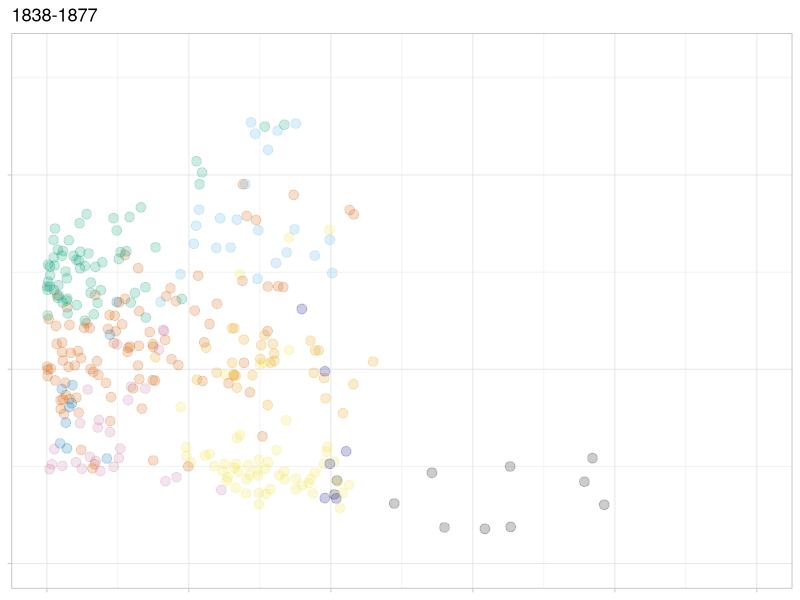
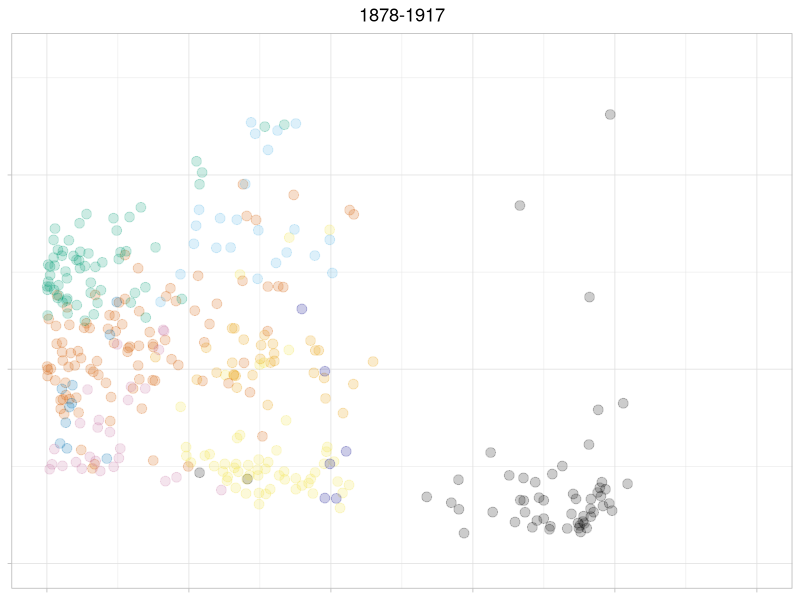
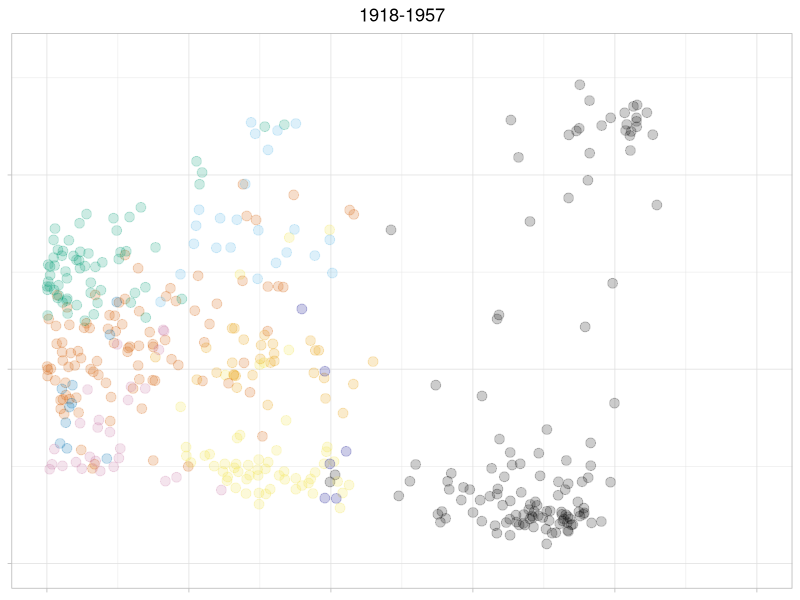
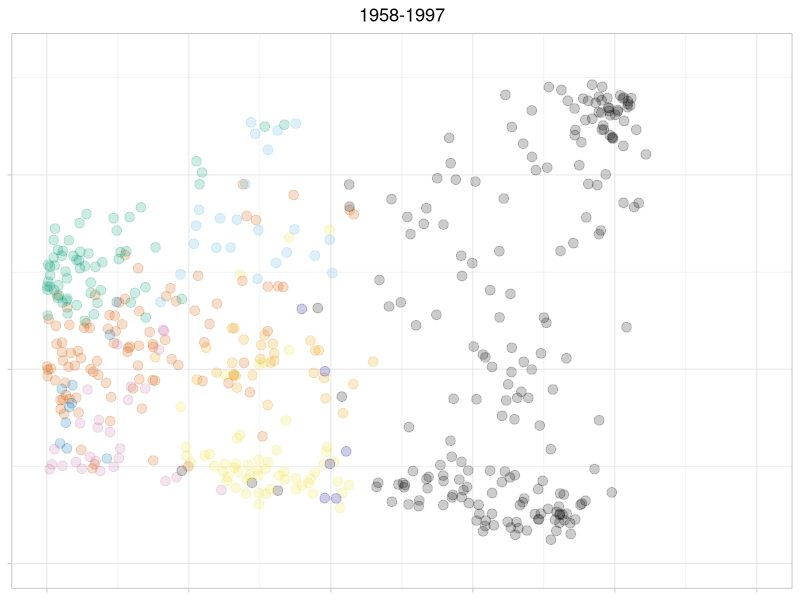
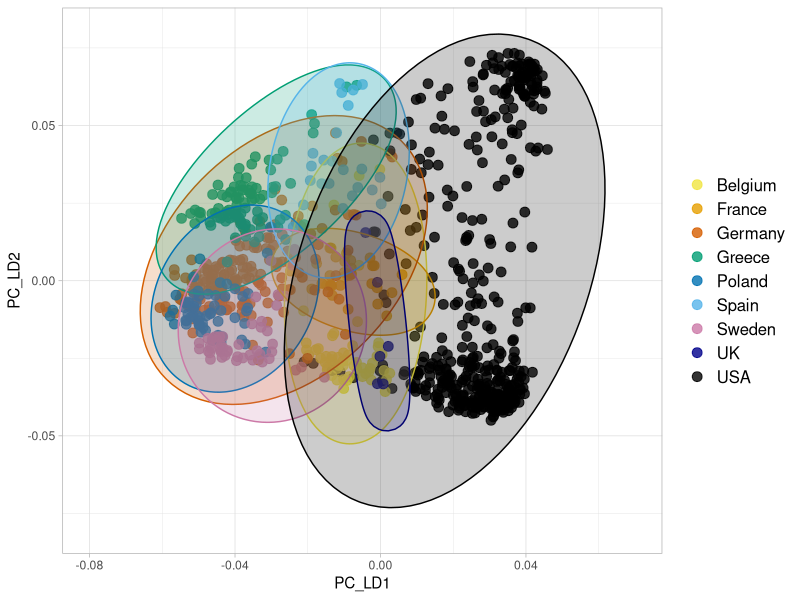

Reproduce these figures in R, in order. (Note: this script raises an error after producing the figures.)

library(car)
library(dplyr)  # For data manipulation
library(ggplot2)
library(ggforce)  # For confidence ellipses

# Load the covariance matrix
cov_file <- "Data/herbarium/Input/herb_GLUE_SPAIN_filtered_LD_MAF05.cov"  # Replace with your .cov file path
pca_data <- read.csv("Data/herbarium/Input/herbarium_structure_dataframe_1192026.csv",header=TRUE)
herb_EUR_list <- pca_data

pca_data$Year <- herb_EUR_list$Year
pca_data$Lat <- herb_EUR_list$Lat
pca_data$Lon <- herb_EUR_list$Lon
pca_data$H_C <- herb_EUR_list$H_C
pca_data$File <- herb_EUR_list$File
pca_data$State <- herb_EUR_list$State
pca_data$Sample <- herb_EUR_list$Sample

colorBlindBlack8 <- c("#F0E442", "#E69F00", "#D55E00", "#009E73", "#0072B2", "#56B4E9", "#CC79A7", "darkblue", "#000000")

# Plot using ggplot for Ttotal
Ttotal <- ggplot(pca_data, aes(x = PC_LD1, y = PC_LD2, color = Country)) +
  geom_point(size = 3, alpha = 0.8) +  # Scatter plot
  geom_mark_ellipse(aes(fill = Country), alpha = 0.2, show.legend = FALSE) +  # Confidence ellipses
  scale_color_manual(values = colorBlindBlack8) +  # Apply dynamically generated palette
  scale_fill_manual(values = colorBlindBlack8) +  # Match fill colors for ellipses
  labs(x = "PC_LD1", y = "PC_LD2") +  # Labels
  theme_light() +
  theme(
    legend.text = element_text(size = 12),legend.title = element_blank()  # Increase legend text size
  ) +
  ylim(c(-0.08, 0.08)) +
  xlim(c(-0.08, 0.07))

min_year <- min(pca_data[!is.na(pca_data$Year), "Year"])  # Get the minimum year from the data

# Filter the data
filtered_data_T1 <- pca_data %>%
    filter(
        (H_C == "C") | (H_C == "H" & Year >= min_year & Year <= min_year + 39)
    )

# Filter the data
filtered_data_T2 <- pca_data %>%
    filter(
        (H_C == "C") | (H_C == "H" & Year >= min_year + 40 & Year <= min_year + 79)
    )

# Filter the data
filtered_data_T3 <- pca_data %>%
    filter(
        (H_C == "C") | (H_C == "H" & Year >= min_year + 80 & Year <= min_year + 119)
    )

# Filter the data
filtered_data_T4 <- pca_data %>%
    filter(
        (H_C == "C") | (H_C == "H" & Year >= min_year + 120 & Year <= min_year + 159)
    )


# Plot using ggplot for filtered_data_T1
T1 <- ggplot(filtered_data_T1, aes(x = PC_LD1, y = PC_LD2, color = Country)) +
  geom_point(aes(alpha = 0.2), size = 3) +  # Adjust alpha for "C" rows
  scale_color_manual(values = colorBlindBlack8) +  # Apply dynamically generated palette
  scale_fill_manual(values = colorBlindBlack8) +  # Match fill colors for ellipses
  scale_alpha_identity() +  # Use the alpha values directly
  theme_light() + ggtitle("1838-1877")+theme(legend.position = "none",axis.text=element_blank(),axis.title=element_blank()) + ylim(c(-0.05, 0.08)) + xlim(c(-0.04,0.06))

# Repeat for filtered_data_T2
T2 <- ggplot(filtered_data_T2, aes(x = PC_LD1, y = PC_LD2, color = Country)) +
  geom_point(aes(alpha = 0.2), size = 3) +  # Adjust alpha for "C" rows
  scale_color_manual(values = colorBlindBlack8) +  # Apply dynamically generated palette
  scale_fill_manual(values = colorBlindBlack8) +  # Match fill colors for ellipses
  scale_alpha_identity() +  # Use the alpha values directly
  theme_light() + ggtitle("1878-1917")+theme(legend.position = "none", plot.title = element_text(hjust = 0.5),axis.text=element_blank(),axis.title=element_blank()) + ylim(c(-0.05, 0.08)) + xlim(c(-0.04,0.06))

# Repeat for filtered_data_T3
T3 <- ggplot(filtered_data_T3, aes(x = PC_LD1, y = PC_LD2, color = Country)) +
  geom_point(aes(alpha = 0.2), size = 3) +  # Adjust alpha for "C" rows
  scale_color_manual(values = colorBlindBlack8) +  # Apply dynamically generated palette
  scale_fill_manual(values = colorBlindBlack8) +  # Match fill colors for ellipses
  scale_alpha_identity() +  # Use the alpha values directly
  theme_light() + ggtitle("1918-1957")+ theme(legend.position = "none", plot.title = element_text(hjust = 0.5),axis.text=element_blank(),axis.title=element_blank()) + ylim(c(-0.05, 0.08)) + xlim(c(-0.04,0.06))

# Repeat for filtered_data_T4
T4 <- ggplot(filtered_data_T4, aes(x = PC_LD1, y = PC_LD2, color = Country)) +
  geom_point(aes(alpha = 0.2), size = 3) +  # Adjust alpha for "C" rows
  scale_color_manual(values = colorBlindBlack8) +  # Apply dynamically generated palette
  scale_fill_manual(values = colorBlindBlack8) +  # Match fill colors for ellipses
  scale_alpha_identity() +  # Use the alpha values directly
  theme_light() + ggtitle("1958-1997")+ theme(legend.position = "none", plot.title = element_text(hjust = 0.5),axis.text=element_blank(),axis.title=element_blank()) + ylim(c(-0.05, 0.08)) + xlim(c(-0.04,0.06))

panelB <- ggarrange(T1,T2,T3,T4,ncol=2,nrow=2)
# Arrange the plots
combined_plot <- ggarrange(
    Ttotal, 
    panelB, # The total plot
    ncol=2,
nrow = 1,  # Two rows: one for Ttotal, one for T1-T4
    heights = c(1, 1),legend="top"  # Make Ttotal twice the height of the row with T1-T4
)

# Display the combined plot
print(combined_plot)




herb_df <- read.csv("Data/herbarium/Input/herbarium_structure_dataframe_1192026.csv",header=TRUE)
pc_cols <- c("PC_LD1","PC_LD2")
# Assume your data frame is called df and has columns: Country, PC_LD1, PC_LD2, PC3, ...
df <- herb_df[herb_df$Region=="North" | herb_df$H_C=="C",]
df <- df[df$TimeBin=="1838-1877" | df$H_C=="C",]
library(dplyr)

# Calculate centroids for each country except USA
centroids <- df %>%
    filter(Country != "USA") %>%
    group_by(Country) %>%
    dplyr::summarise(across(all_of(pc_cols), mean), .groups = "drop")

# Get USA samples
usa_samples <- df %>%
    filter(Country == "USA") %>%
    dplyr::select(all_of(pc_cols))

# Function to calculate Euclidean distance
euclidean <- function(a, b) sqrt(sum((a - b)^2))

# For each centroid, calculate distances to all USA samples
results_N_1 <- centroids %>%
    rowwise() %>%
    dplyr::mutate(
        distances = list(
            apply(usa_samples, 1, function(x) euclidean(x, c_across(all_of(pc_cols))))
        ),
        avg_distance = mean(unlist(distances)),
        sd_distance = sd(unlist(distances))
    ) %>%
    dplyr::select(Country, avg_distance, sd_distance)

pc_cols <- c("PC_LD1","PC_LD2")
# Assume your data frame is called df and has columns: Country, PC_LD1, PC_LD2, PC3, ...
df <- herb_df[herb_df$Region=="North" | herb_df$H_C=="C",]
df <- df[df$TimeBin=="1878-1917" | df$H_C=="C",]
library(dplyr)

# Calculate centroids for each country except USA
centroids <- df %>%
    filter(Country != "USA") %>%
    group_by(Country) %>%
    dplyr::summarise(across(all_of(pc_cols), mean), .groups = "drop")

# Get USA samples
usa_samples <- df %>%
    filter(Country == "USA") %>%
    dplyr::select(all_of(pc_cols))

# Function to calculate Euclidean distance
euclidean <- function(a, b) sqrt(sum((a - b)^2))

# For each centroid, calculate distances to all USA samples
results_N_2<- centroids %>%
    rowwise() %>%
    dplyr::mutate(
        distances = list(
            apply(usa_samples, 1, function(x) euclidean(x, c_across(all_of(pc_cols))))
        ),
        avg_distance = mean(unlist(distances)),
        sd_distance = sd(unlist(distances))
    ) %>%
    dplyr::select(Country, avg_distance, sd_distance)

pc_cols <- c("PC_LD1","PC_LD2")
# Assume your data frame is called df and has columns: Country, PC_LD1, PC_LD2, PC3, ...
df <- herb_df[herb_df$Region=="North" | herb_df$H_C=="C",]
df <- df[df$TimeBin=="1918-1957" | df$H_C=="C",]
library(dplyr)

# Calculate centroids for each country except USA
centroids <- df %>%
    filter(Country != "USA") %>%
    group_by(Country) %>%
    dplyr::summarise(across(all_of(pc_cols), mean), .groups = "drop")

# Get USA samples
usa_samples <- df %>%
    filter(Country == "USA") %>%
    dplyr::select(all_of(pc_cols))

# Function to calculate Euclidean distance
euclidean <- function(a, b) sqrt(sum((a - b)^2))

# For each centroid, calculate distances to all USA samples
results_N_3<- centroids %>%
    rowwise() %>%
    dplyr::mutate(
        distances = list(
            apply(usa_samples, 1, function(x) euclidean(x, c_across(all_of(pc_cols))))
        ),
        avg_distance = mean(unlist(distances)),
        sd_distance = sd(unlist(distances))
    ) %>%
    dplyr::select(Country, avg_distance, sd_distance)

pc_cols <- c("PC_LD1","PC_LD2")
# Assume your data frame is called df and has columns: Country, PC_LD1, PC_LD2, PC3, ...
df <- herb_df[herb_df$Region=="North" | herb_df$H_C=="C",]
df <- df[df$TimeBin=="1958-1997" | df$H_C=="C",]
library(dplyr)

# Calculate centroids for each country except USA
centroids <- df %>%
    filter(Country != "USA") %>%
    group_by(Country) %>%
    dplyr::summarise(across(all_of(pc_cols), mean), .groups = "drop")

# Get USA samples
usa_samples <- df %>%
    filter(Country == "USA") %>%
    dplyr::select(all_of(pc_cols))

# Function to calculate Euclidean distance
euclidean <- function(a, b) sqrt(sum((a - b)^2))

# For each centroid, calculate distances to all USA samples
results_N_4<- centroids %>%
    rowwise() %>%
    dplyr::mutate(
        distances = list(
            apply(usa_samples, 1, function(x) euclidean(x, c_across(all_of(pc_cols))))
        ),
        avg_distance = mean(unlist(distances)),
        sd_distance = sd(unlist(distances))
    ) %>%
    dplyr::select(Country, avg_distance, sd_distance)

pc_cols <- c("PC_LD1","PC_LD2")
# Assume your data frame is called df and has columns: Country, PC_LD1, PC_LD2, PC3, ...
df <- herb_df[herb_df$Region=="South" | herb_df$H_C=="C",]
df <- df[df$TimeBin=="1838-1877" | df$H_C=="C",]
library(dplyr)

# Calculate centroids for each country except USA
centroids <- df %>%
    filter(Country != "USA") %>%
    group_by(Country) %>%
    dplyr::summarise(across(all_of(pc_cols), mean), .groups = "drop")

# Get USA samples
usa_samples <- df %>%
    filter(Country == "USA") %>%
    dplyr::select(all_of(pc_cols))

# Function to calculate Euclidean distance
euclidean <- function(a, b) sqrt(sum((a - b)^2))

# For each centroid, calculate distances to all USA samples
results_S_1 <- centroids %>%
    rowwise() %>%
    dplyr::mutate(
        distances = list(
            apply(usa_samples, 1, function(x) euclidean(x, c_across(all_of(pc_cols))))
        ),
        avg_distance = mean(unlist(distances)),
        sd_distance = sd(unlist(distances))
    ) %>%
    dplyr::select(Country, avg_distance, sd_distance)

pc_cols <- c("PC_LD1","PC_LD2")
# Assume your data frame is called df and has columns: Country, PC_LD1, PC_LD2, PC3, ...
df <- herb_df[herb_df$Region=="South" | herb_df$H_C=="C",]
df <- df[df$TimeBin=="1878-1917" | df$H_C=="C",]
library(dplyr)

# Calculate centroids for each country except USA
centroids <- df %>%
    filter(Country != "USA") %>%
    group_by(Country) %>%
    dplyr::summarise(across(all_of(pc_cols), mean), .groups = "drop")

# Get USA samples
usa_samples <- df %>%
    filter(Country == "USA") %>%
    dplyr::select(all_of(pc_cols))

# Function to calculate Euclidean distance
euclidean <- function(a, b) sqrt(sum((a - b)^2))

# For each centroid, calculate distances to all USA samples
results_S_2<- centroids %>%
    rowwise() %>%
    dplyr::mutate(
        distances = list(
            apply(usa_samples, 1, function(x) euclidean(x, c_across(all_of(pc_cols))))
        ),
        avg_distance = mean(unlist(distances)),
        sd_distance = sd(unlist(distances))
    ) %>%
    dplyr::select(Country, avg_distance, sd_distance)

pc_cols <- c("PC_LD1","PC_LD2")
# Assume your data frame is called df and has columns: Country, PC_LD1, PC_LD2, PC3, ...
df <- herb_df[herb_df$Region=="South" | herb_df$H_C=="C",]
df <- df[df$TimeBin=="1918-1957" | df$H_C=="C",]
library(dplyr)

# Calculate centroids for each country except USA
centroids <- df %>%
    filter(Country != "USA") %>%
    group_by(Country) %>%
    dplyr::summarise(across(all_of(pc_cols), mean), .groups = "drop")

# Get USA samples
usa_samples <- df %>%
    filter(Country == "USA") %>%
    dplyr::select(all_of(pc_cols))

# Function to calculate Euclidean distance
euclidean <- function(a, b) sqrt(sum((a - b)^2))

# For each centroid, calculate distances to all USA samples
results_S_3<- centroids %>%
    rowwise() %>%
    dplyr::mutate(
        distances = list(
            apply(usa_samples, 1, function(x) euclidean(x, c_across(all_of(pc_cols))))
        ),
        avg_distance = mean(unlist(distances)),
        sd_distance = sd(unlist(distances))
    ) %>%
    dplyr::select(Country, avg_distance, sd_distance)

pc_cols <- c("PC_LD1","PC_LD2")
# Assume your data frame is called df and has columns: Country, PC_LD1, PC_LD2, PC3, ...
df <- herb_df[herb_df$Region=="South" | herb_df$H_C=="C",]
df <- df[df$TimeBin=="1958-1997" | df$H_C=="C",]
library(dplyr)

# Calculate centroids for each country except USA
centroids <- df %>%
    filter(Country != "USA") %>%
    group_by(Country) %>%
    dplyr::summarise(across(all_of(pc_cols), mean), .groups = "drop")

# Get USA samples
usa_samples <- df %>%
    filter(Country == "USA") %>%
    dplyr::select(all_of(pc_cols))

# Function to calculate Euclidean distance
euclidean <- function(a, b) sqrt(sum((a - b)^2))

# For each centroid, calculate distances to all USA samples
results_S_4<- centroids %>%
    rowwise() %>%
    dplyr::mutate(
        distances = list(
            apply(usa_samples, 1, function(x) euclidean(x, c_across(all_of(pc_cols))))
        ),
        avg_distance = mean(unlist(distances)),
        sd_distance = sd(unlist(distances))
    ) %>%
    dplyr::select(Country, avg_distance, sd_distance)

pc_cols <- c("PC_LD1","PC_LD2")
# Assume your data frame is called df and has columns: Country, PC_LD1, PC_LD2, PC3, ...
df <- herb_df[herb_df$Region=="Middle" | herb_df$H_C=="C",]
df <- df[df$TimeBin=="1838-1877" | df$H_C=="C",]
library(dplyr)

# Calculate centroids for each country except USA
centroids <- df %>%
    filter(Country != "USA") %>%
    group_by(Country) %>%
    dplyr::summarise(across(all_of(pc_cols), mean), .groups = "drop")

# Get USA samples
usa_samples <- df %>%
    filter(Country == "USA") %>%
    dplyr::select(all_of(pc_cols))

# Function to calculate Euclidean distance
euclidean <- function(a, b) sqrt(sum((a - b)^2))

# For each centroid, calculate distances to all USA samples
results_M_1 <- centroids %>%
    rowwise() %>%
    dplyr::mutate(
        distances = list(
            apply(usa_samples, 1, function(x) euclidean(x, c_across(all_of(pc_cols))))
        ),
        avg_distance = mean(unlist(distances)),
        sd_distance = sd(unlist(distances))
    ) %>%
    dplyr::select(Country, avg_distance, sd_distance)

pc_cols <- c("PC_LD1","PC_LD2")
# Assume your data frame is called df and has columns: Country, PC_LD1, PC_LD2, PC3, ...
df <- herb_df[herb_df$Region=="Middle" | herb_df$H_C=="C",]
df <- df[df$TimeBin=="1878-1917" | df$H_C=="C",]
library(dplyr)

# Calculate centroids for each country except USA
centroids <- df %>%
    filter(Country != "USA") %>%
    group_by(Country) %>%
    dplyr::summarise(across(all_of(pc_cols), mean), .groups = "drop")

# Get USA samples
usa_samples <- df %>%
    filter(Country == "USA") %>%
    dplyr::select(all_of(pc_cols))

# Function to calculate Euclidean distance
euclidean <- function(a, b) sqrt(sum((a - b)^2))

# For each centroid, calculate distances to all USA samples
results_M_2<- centroids %>%
    rowwise() %>%
    dplyr::mutate(
        distances = list(
            apply(usa_samples, 1, function(x) euclidean(x, c_across(all_of(pc_cols))))
        ),
        avg_distance = mean(unlist(distances)),
        sd_distance = sd(unlist(distances))
    ) %>%
    dplyr::select(Country, avg_distance, sd_distance)

pc_cols <- c("PC_LD1","PC_LD2")
# Assume your data frame is called df and has columns: Country, PC_LD1, PC_LD2, PC3, ...
df <- herb_df[herb_df$Region=="Middle" | herb_df$H_C=="C",]
df <- df[df$TimeBin=="1918-1957" | df$H_C=="C",]
library(dplyr)

# Calculate centroids for each country except USA
centroids <- df %>%
    filter(Country != "USA") %>%
    group_by(Country) %>%
    dplyr::summarise(across(all_of(pc_cols), mean), .groups = "drop")

# Get USA samples
usa_samples <- df %>%
    filter(Country == "USA") %>%
    dplyr::select(all_of(pc_cols))

# Function to calculate Euclidean distance
euclidean <- function(a, b) sqrt(sum((a - b)^2))

# For each centroid, calculate distances to all USA samples
results_M_3<- centroids %>%
    rowwise() %>%
    dplyr::mutate(
        distances = list(
            apply(usa_samples, 1, function(x) euclidean(x, c_across(all_of(pc_cols))))
        ),
        avg_distance = mean(unlist(distances)),
        sd_distance = sd(unlist(distances))
    ) %>%
    dplyr::select(Country, avg_distance, sd_distance)

pc_cols <- c("PC_LD1","PC_LD2")
# Assume your data frame is called df and has columns: Country, PC_LD1, PC_LD2, PC3, ...
df <- herb_df[herb_df$Region=="Middle" | herb_df$H_C=="C",]
df <- df[df$TimeBin=="1958-1997" | df$H_C=="C",]
library(dplyr)

# Calculate centroids for each country except USA
centroids <- df %>%
    filter(Country != "USA") %>%
    group_by(Country) %>%
    dplyr::summarise(across(all_of(pc_cols), mean), .groups = "drop")

# Get USA samples
usa_samples <- df %>%
    filter(Country == "USA") %>%
    dplyr::select(all_of(pc_cols))

# Function to calculate Euclidean distance
euclidean <- function(a, b) sqrt(sum((a - b)^2))

# For each centroid, calculate distances to all USA samples
results_M_4<- centroids %>%
    rowwise() %>%
    dplyr::mutate(
        distances = list(
            apply(usa_samples, 1, function(x) euclidean(x, c_across(all_of(pc_cols))))
        ),
        avg_distance = mean(unlist(distances)),
        sd_distance = sd(unlist(distances))
    ) %>%
    dplyr::select(Country, avg_distance, sd_distance)

results_N_1$TimeBin <- "1838-1877"
results_N_2$TimeBin <- "1878-1917"
results_N_3$TimeBin <- "1918-1957"
results_N_4$TimeBin <- "1958-1997"
results_M_1$TimeBin <- "1838-1877"
results_M_2$TimeBin <- "1878-1917"
results_M_3$TimeBin <- "1918-1957"
results_M_4$TimeBin <- "1958-1997"
results_S_1$TimeBin <- "1838-1877"
results_S_2$TimeBin <- "1878-1917"
results_S_3$TimeBin <- "1918-1957"
results_S_4$TimeBin <- "1958-1997"
results_N_1$Region <- "North"
results_N_2$Region <- "North"
results_N_3$Region <- "North"
results_N_4$Region <- "North"
results_M_1$Region <- "Middle"
results_M_2$Region <- "Middle"
results_M_3$Region <- "Middle"
results_M_4$Region <- "Middle"
results_S_1$Region <- "South"
results_S_2$Region <- "South"
results_S_3$Region <- "South"
results_S_4$Region <- "South"

results <- rbind(results_N_1, results_N_2, results_N_3, results_N_4, results_M_1, results_M_2, results_M_3, results_M_4, results_S_1, results_S_2, results_S_3, results_S_4)

# Set factor levels to control the order of facets
results$Region <- factor(results$Region, levels = c("South", "Middle", "North"))

results_UFS <- results[results$Country=="UK" | results$Country=="France" | results$Country=="Spain",]
library(ggplot2)

colorBlindBlack8 <- c("#E69F00", "#56B4E9", "darkblue")

UFS_distance <- ggplot(results_UFS, aes(x = TimeBin, y = avg_distance, color = Country, group = Country)) +
  geom_point(position = position_dodge(width = 0.5), size = 3) +
  geom_line(position = position_dodge(width = 0.5), size = 1) +
  scale_color_manual(values = colorBlindBlack8) +
  scale_fill_manual(values = colorBlindBlack8) +
  geom_errorbar(aes(ymin = avg_distance - sd_distance, ymax = avg_distance + sd_distance),
                width = 0.2, position = position_dodge(width = 0.5)) +
  facet_wrap(~Region, nrow = 1) +
  theme_light() +
  theme(
    strip.text = element_text(color = "black", size = 12),
    strip.background = element_rect(fill = "white"),
    axis.text = element_text(size = 12),
    axis.title = element_text(size = 12),
    legend.text = element_text(size = 12),
    legend.title = element_text(size = 12)
  ) +
  labs(
    x = "Time Bin",
    y = "Average Distance"
  )

colorBlindBlack8 <- c("#F0E442", "#E69F00", "#D55E00", "#009E73", "#0072B2", "#56B4E9", "#CC79A7", "darkblue")

all_countries <- ggplot(results, aes(x = TimeBin, y = avg_distance, color = Country, group = Country)) +
  geom_point(position = position_dodge(width = 0.5), size = 3) +
  geom_line(position = position_dodge(width = 0.5), size = 1) +
  scale_color_manual(values = colorBlindBlack8) +
  scale_fill_manual(values = colorBlindBlack8) +
  facet_wrap(~Region, nrow = 1) +
  theme_light() +
  theme(
    strip.text = element_text(color = "black", size = 12),
    strip.background = element_rect(fill = "white"),
    axis.text = element_text(size = 10),
    axis.title = element_text(size = 12),
    legend.position="none"
  ) +
  labs(
    x = "Time Bin",
    y = "Average Distance"
  )

SupplementalFigure3 <- ggarrange(combined_plot,all_countries,ncol=1,nrow=2,labels=c("A","B"))
ggsave("SupFig3.pdf", plot = SupplementalFigure4, width = 10, height = 8, units = "in")
